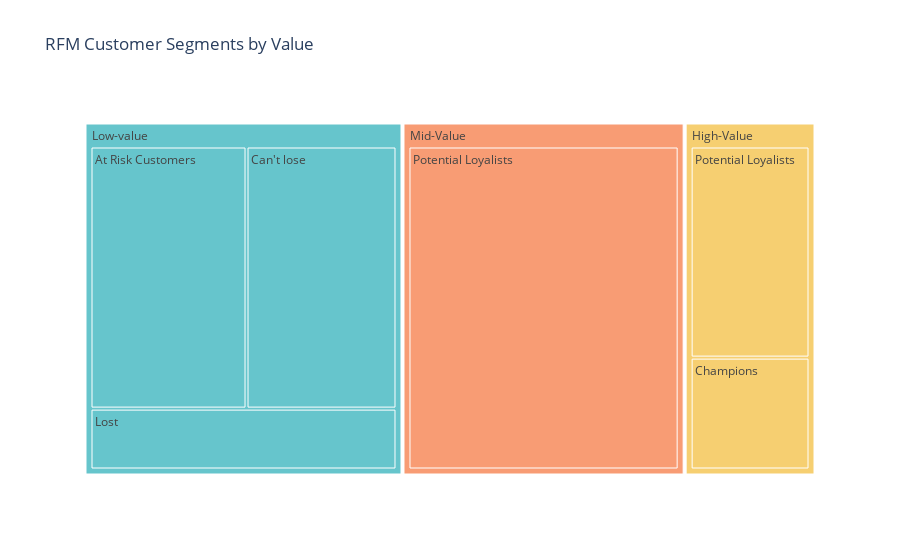

Notebook source saved alongside this figure:
### Markdown cell above
##### Now let’s analyze the distribution of customers across different RFM customer segments within each value segment:

### Code cell
segment_product_counts = data.groupby(['value segment', 'RFM Customer Segments']).size().reset_index(name='Count')

segment_product_counts = segment_product_counts.sort_values('Count', ascending=False)

fig_treemap_segment_product = px.treemap(segment_product_counts, path = ['value segment', 'RFM Customer Segments'], 
                                         values = 'Count', color = 'value segment', color_discrete_sequence=px.colors.qualitative.Pastel, 
                                          title = 'RFM Customer Segments by Value')
fig_treemap_segment_product.show()

### Figure 1 — Plotly figure (JSON) as saved in the notebook; plotly's stock layout.template omitted (floating-point values rounded to 4 significant figures)
{"data": [{"branchvalues": "total", "customdata": [["Low-value"], ["High-Value"], ["Low-value"], ["Mid-Value"], ["High-Value"], ["Mid-Value"], ["High-Value"], ["Mid-Value"], ["Low-value"], ["Mid-Value"], ["Low-value"], ["High-Value"], ["Low-value"], ["Mid-Value"], ["High-Value"], ["Low-value"], ["Mid-Value"], ["High-Value"]], "domain": {"x": [0, 1], "y": [0, 1]}, "hovertemplate": "labels=%{label}<br>Count=%{value}<br>parent=%{parent}<br>id=%{id}<br>value segment=%{customdata[0]}<extra></extra>", "ids": ["Low-value/Can't lose", "High-Value/Can't lose", "Low-value/Potential Loyalists", "Mid-Value/Potential Loyalists", "High-Value/Potential Loyalists", "Mid-Value/At Risk Customers", "High-Value/At Risk Customers", "Mid-Value/Can't lose", "Low-value/Champions", "Mid-Value/Champions", "Low-value/At Risk Customers", "High-Value/Champions", "Low-value/Lost", "Mid-Value/Lost", "High-Value/Lost", "Low-value", "Mid-Value", "High-Value"], "labels": ["Can't lose", "Can't lose", "Potential Loyalists", "Potential Loyalists", "Potential Loyalists", "At Risk Customers", "At Risk Customers", "Can't lose", "Champions", "Champions", "At Risk Customers", "Champions", "Lost", "Lost", "Lost", "Low-value", "Mid-Value", "High-Value"], "marker": {"colors": ["rgb(102, 197, 204)", "rgb(246, 207, 113)", "rgb(102, 197, 204)", "rgb(248, 156, 116)", "rgb(246, 207, 113)", "rgb(248, 156, 116)", "rgb(246, 207, 113)", "rgb(248, 156, 116)", "rgb(102, 197, 204)", "rgb(248, 156, 116)", "rgb(102, 197, 204)", "rgb(246, 207, 113)", "rgb(102, 197, 204)", "rgb(248, 156, 116)", "rgb(246, 207, 113)", "rgb(102, 197, 204)", "rgb(248, 156, 116)", "rgb(246, 207, 113)"]}, "name": "", "parents": ["Low-value", "High-Value", "Low-value", "Mid-Value", "High-Value", "Mid-Value", "High-Value", "Mid-Value", "Low-value", "Mid-Value", "Low-value", "High-Value", "Low-value", "Mid-Value", "High-Value", "", "", ""], "type": "treemap", "values": [173, 0, 0, 386, 117, 0, 0, 0, 0, 0, 180, 62, 82, 0, 0, 435, 386, 179]}], "layout": {"legend": {"tracegroupgap": 0}, "title": {"text": "RFM Customer Segments by Value"}, "treemapcolorway": ["rgb(102, 197, 204)", "rgb(246, 207, 113)", "rgb(248, 156, 116)", "rgb(220, 176, 242)", "rgb(135, 197, 95)", "rgb(158, 185, 243)", "rgb(254, 136, 177)", "rgb(201, 219, 116)", "rgb(139, 224, 164)", "rgb(180, 151, 231)", "rgb(179, 179, 179)"]}}
